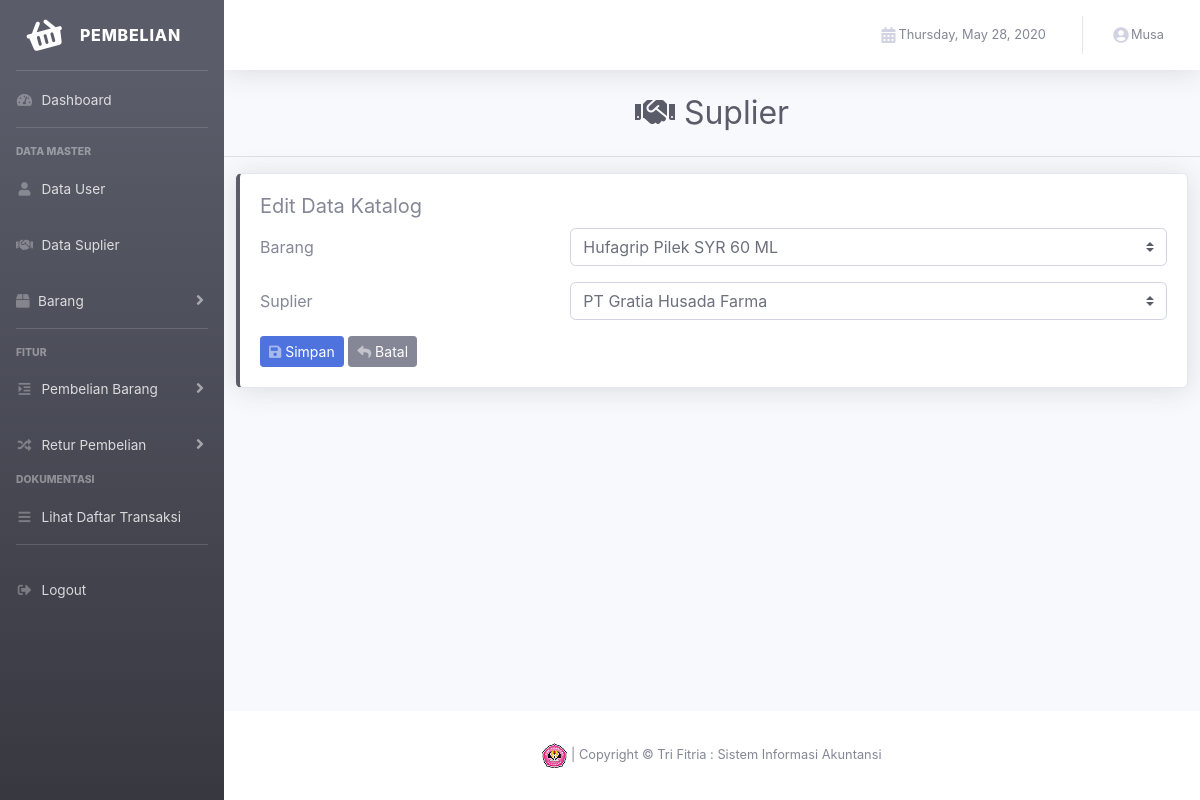
Screenshot of /view/index.php?p=update_data_katalog&id_barang=BRG001 (signed in) with the database file from the repository.
### tables this page shows
CREATE TABLE IF NOT EXISTS `katalog` (
  `id_barang` varchar(6) NOT NULL,
  `id_suplier` varchar(6) NOT NULL
);

CREATE TABLE IF NOT EXISTS `barang` (
  `id_barang` varchar(6) NOT NULL,
  `nama_barang` varchar(25) NOT NULL,
  `id_jenis_barang` varchar(4) NOT NULL,
  `harga_barang` int(7) NOT NULL,
  `jumlah_barang` int(5) NOT NULL,
  `id_satuan_barang` varchar(4) NOT NULL
);

CREATE TABLE IF NOT EXISTS `suplier` (
  `id_suplier` varchar(6) NOT NULL,
  `nama_suplier` varchar(45) NOT NULL,
  `nomor_telepon` varchar(15) NOT NULL,
  `alamat` text NOT NULL
);

### control/barang/barang.php (called while the page is built, shortened)
<?php
    class barang{
        public function tampil_barang_keseluruhan(){
            $koneksi = new koneksi;
            $query = mysqli_query($koneksi->conn,"SELECT id_barang, nama_barang, keterangan_jenis_barang, harga_barang, jumlah_barang, keterangan_satuan_barang FROM barang Join jenis_barang on barang.id_jenis_barang = jenis_barang.id_jenis_barang Join satuan_barang on barang.id_satuan_barang = satuan_barang.id_satuan_barang order by id_barang");
            if (mysqli_num_rows($query) > 0) {
                while ($row = mysqli_fetch_array($query)) {
                    $data[] = $row;
                }
                return $data;
            }
        }
    }
    ?>

### control/koneksi.php (called while the page is built, shortened)
<?php
    class koneksi{
        private $dbhost = "localhost";
        private $dbuser = "root";
        private $dbname = "hph_proj_db";
        private $dbpass = "";
        public function __construct(){
        $this->conn = mysqli_connect($this->dbhost, $this->dbuser, $this->dbpass, $this->dbname) or die("Koneksi gagal");
        }
    }
    ?>

### control/katalog/katalog.php (called while the page is built, shortened)
<?php
    class katalog{
        public function detail($id_barang){
            $koneksi = new koneksi;
            $query = mysqli_query($koneksi->conn,"SELECT * FROM `katalog` WHERE `id_barang` = '$id_barang'");
            $row = mysqli_fetch_array($query);
            $this->id_barang    =   $row['id_barang'];
            $this->id_suplier   =   $row['id_suplier'];
        }
    }
    ?>

### control/relation/suplayer.php (called while the page is built, shortened)
<?php
    class suplier{
        public function tampil(){
            $koneksi = new koneksi;
            $query = mysqli_query($koneksi->conn,"SELECT * FROM `suplier`");
            if (mysqli_num_rows($query)>0) {
                while ($row= mysqli_fetch_array($query)) {
                    $data[]= $row;
                }
                return $data;
            }
        }
    }
    ?>

### view/content/katalog/update_data_katalog.php (the view, shortened to what this page needs)
<?php
  $id_barang = $_GET['id_barang'];
  $katalog->detail($id_barang);
  ?>
<div class="d-sm-flex align-items-center justify-content-center mb-4">
        <h1 class="h2 mb-0 text-gray-800">
        <i class="fa fa-handshake" aria-hidden="true"></i>
            Suplier
        </h1>
    </div>
    <hr class ="sidebar-diver"></hr>
      <div class ="col">
        <div class="row justify-content-center mb-4 align-items-center">
            <div class="col">
              <div class="card shadow mb-4 border-left-dark">
                <div class="card-body">
                    <h5 class="card-title">Edit Data Katalog</h5>
                    <p class="card-text">
                    <form action="" method="post" class="form-horizontal">
                        <div class="form-group row">
                            <label for="" class="col-sm-4 col-form-label">Barang</label>
                            <div class="col-sm-8">
                            <select class="custom-select" id="" required name="id_barang" data-live-search="true">
                            <?php
                            foreach($barang->tampil_barang_keseluruhan() as $bar){
                            ?>
                                <option value="<?= $bar['id_barang'];?>"<?php if ($katalog->id_barang == $bar['id_barang']) {echo "selected";}?> ><?= $bar['nama_barang']?></option>
                            <?php } ?>
                            </select>
                            </div>
                        </div>
                        <div class="form-group row">
                            <label for="" class="col-sm-4 col-form-label">Suplier</label>
                            <div class="col-sm-8">
                            <select class="custom-select" id="" required name="id_suplier" data-live-search="true">
                            <?php
                            foreach($suplier->tampil() as $sup){
                            ?>
                                <option value="<?= $sup['id_suplier'];?>"<?php if ($katalog->id_suplier == $sup['id_suplier']) {echo "selected";}?> ><?= $sup['nama_suplier']?></option>
                            <?php } ?>
                            </select>
                            </div>
                        </div>
                      </p>
                        <button type="submit" name="update_katalog" class="btn btn-sm btn-primary btn-custom">
                          <span class="icon text-white-50">
                            <i class="fas fa-save"></i>
                          </span>
                          <span class="text">Simpan</span>
                        </button>
                        <a href="index.php?p=katalog" class="btn btn-sm btn-secondary btn-custom">
                          <span class="icon text-white-50">
                              <i class="fas fa-reply"></i>
                          </span>
                        <span class="text">Batal</span>
                      </a>
                </div>
              </div>
            </div>
        </div>
      </div>

### rows the page displays
katalog: id_barang "Hufagrip Pilek SYR 60 ML", id_suplier "PT Gratia Husada Farma"

### other values shown
$_SESSION['nama_user'] "Musa"
